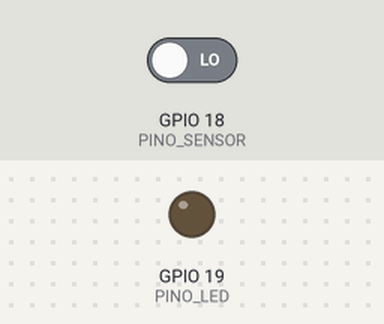
Bench run of a program on a simulated ESP32. On the bench: output pins drawn as LEDs (lit = HIGH). The inputs (shaded band) are chosen by the test bench; at power-on: GPIO 18 (PINO_SENSOR) LOW. The ROS host is connected and sends only what is stated.

Above: at 3.2 s.
3.3 s: GPIO 18 (PINO_SENSOR) driven HIGH
At 4.1 s:
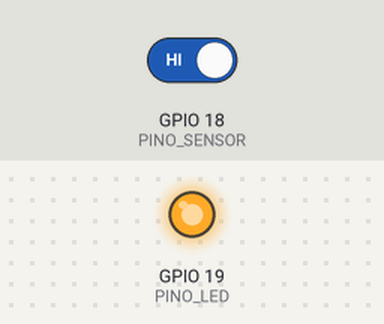
4.8 s: GPIO 18 (PINO_SENSOR) driven LOW
At 5.3 s:
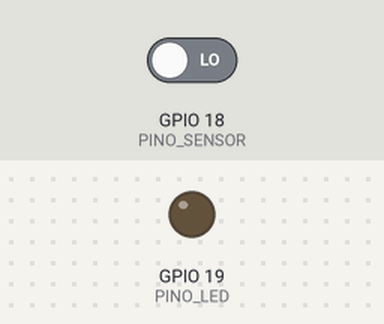
Timing chart, 0 to 7.8 s (numbered marks = the images above; inputs shaded):
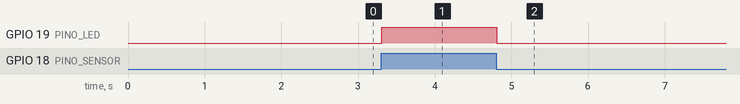

Measured:
- after the input at 3.3 s, GPIO 19 (PINO_LED): LOW → HIGH at once
- after the input at 4.8 s, GPIO 19 (PINO_LED): HIGH → LOW at once

The program:

main.cpp
```cpp
#include <Arduino.h>
#include <micro_ros_platformio.h>

#include <rcl/rcl.h>
#include <rclc/rclc.h>
#include <rclc/executor.h>

#include <std_msgs/msg/int32.h>
#include <std_msgs/msg/bool.h>

// ---------- Pinos ----------
const int PINO_SENSOR = 18;   // DO do módulo LDR
const int PINO_LED    = 19;   // LED vermelho com resistor de 220 ohms
const int PINO_ERRO   = 2;    // LED azul da placa, pisca se der erro

// ---------- Objetos do micro-ROS ----------
rcl_allocator_t allocator;
rclc_support_t support;
rcl_node_t node;
rcl_publisher_t pub_valor;
rcl_publisher_t pub_alerta;
rcl_timer_t timer;
rclc_executor_t executor;

std_msgs__msg__Int32 msg_valor;
std_msgs__msg__Bool  msg_alerta;

bool alerta = false;

// ---------- Tratamento de erro ----------
void loop_de_erro() {
  pinMode(PINO_ERRO, OUTPUT);
  bool estado = false;
  while (true) {
    estado = !estado;
    digitalWrite(PINO_ERRO, estado);
    delay(100);
  }
}

#define RCCHECK(fn)     { rcl_ret_t rc = fn; if (rc != RCL_RET_OK) { loop_de_erro(); } }
#define RCSOFTCHECK(fn) { rcl_ret_t rc = fn; (void)rc; }

// ---------- O que acontece a cada 100 ms ----------
void ao_tick(rcl_timer_t * t, int64_t ultima_chamada) {
  (void) ultima_chamada;
  if (t == NULL) return;

  // 1. Ler o sensor: 1 = escuro, 0 = claro
  int valor = digitalRead(PINO_SENSOR);

  // 2. Decidir: o limite já foi feito pelo trimpot do módulo
  alerta = (valor == HIGH);

  // 3. Agir localmente
  digitalWrite(PINO_LED, alerta ? HIGH : LOW);

  // 4. Avisar o resto do sistema
  msg_valor.data  = valor;
  msg_alerta.data = alerta;
  RCSOFTCHECK(rcl_publish(&pub_valor,  &msg_valor,  NULL));
  RCSOFTCHECK(rcl_publish(&pub_alerta, &msg_alerta, NULL));
}

void setup() {
  pinMode(PINO_LED, OUTPUT);
  pinMode(PINO_SENSOR, INPUT);
  digitalWrite(PINO_LED, LOW);

  // A Serial passa a ser do micro-ROS
  Serial.begin(115200);
  set_microros_serial_transports(Serial);
  delay(2000);

  allocator = rcl_get_default_allocator();
  RCCHECK(rclc_support_init(&support, 0, NULL, &allocator));

  RCCHECK(rclc_node_init_default(&node, "sensor_esp32", "", &support));

  RCCHECK(rclc_publisher_init_default(
    &pub_valor, &node,
    ROSIDL_GET_MSG_TYPE_SUPPORT(std_msgs, msg, Int32),
    "sensor/valor"));

  RCCHECK(rclc_publisher_init_default(
    &pub_alerta, &node,
    ROSIDL_GET_MSG_TYPE_SUPPORT(std_msgs, msg, Bool),
    "sensor/alerta"));

  RCCHECK(rclc_timer_init_default2(
    &timer, &support, RCL_MS_TO_NS(100), ao_tick, true));

  RCCHECK(rclc_executor_init(&executor, &support.context, 1, &allocator));
  RCCHECK(rclc_executor_add_timer(&executor, &timer));
}

void loop() {
  RCSOFTCHECK(rclc_executor_spin_some(&executor, RCL_MS_TO_NS(10)));
}
```
